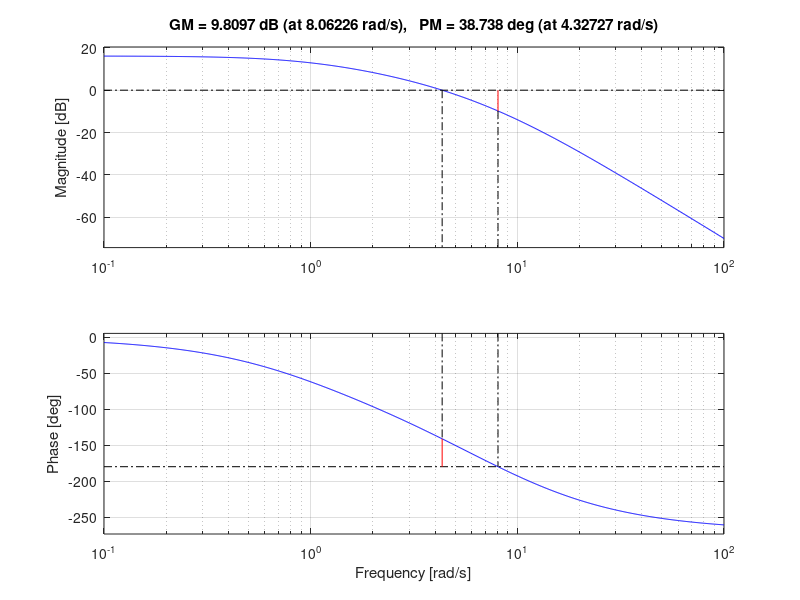

Write MATLAB code to recreate this figure. (Note: this script raises an error after producing the figure.)
clc;clear all;close all;

%Student Numbers
% 20523043 Pavel 
% 20509464 Tyler
% 20482444 Henrietta 

Ess = 0.5; % steady state errorfor ramp 
PM = 60; % [deg] desired phase margin

% plant
s = tf('s')
P = 1/((s+1)*(s+5)*(s+10))

% system
k = 320 
G = k*P;

figure(1) 
hold on
margin(G);
[Gm,Pm,Wgm,Wpm] = margin(G)

%% looping to iteratively find alpha that converges
% to design a different controller, change the gain k and the aiming PM as
% well as the iteration loop value
for i = 1:10
    i
    phi_max = PM - Pm;
    a = ( 1 + sind(phi_max) ) / ( 1 - sind(phi_max) )
    gain = 10*log10(a);
    wc = getGainCrossover(G,gain);
    t1 = 1/(sqrt(a)*wc);
    z1 = 1/(a*t1);
%     t2 = a^2 * t1 / 0.1
    t2 = Ess*k / 50;
    z2 = a/t2;
    td= t1;
    C = k * ( (s + z1) * ( s + z2) ) / ( (s + 1/td) * s );

    G = C*P;
    [Gm,Pm,Wgm,Wpm] = margin(G);
    margin(G);
end

%% verifying that the steady state error is less than 0.5 by zooming into
% the 300s time zone and calculating error, which is around 0.17
figure(2)
hold on
sys = feedback(G,1);
% [y,t] = step(sys*1/s)
step(sys*1/s)
step(1/s)
title('Ramp Response');

figure(3)
hold on
step(sys*1/s)
step(1/s)
axis([280,281,280,281])
title('Ramp Response - Steady State Error Analysis Zoomed');

%% analysing the effect of varying k of the controller
figure(4)
hold on
C = ( (s + z1) * ( s + z2) ) / ( (s + 1/td) * s );
G = k * C*P;
[Gm,Pm,Wgm,Wpm] = margin(G);
margin(G);
k_leg = [k];
for i = 1:5
    k = k + i*100
    G = k*C*P;
    [Gm,Pm,Wgm,Wpm] = margin(G);
    margin(G);
    k_leg = [k_leg ; k];
end 
title('Effects of Varying k on Phase Margin');
legendCell = cellstr(num2str(k_leg, 'k=%-d'));
legend(legendCell);

% large PM makes system more robust
    % large PM is safety margin to noise in the system
    % stabilty
% thus increasing k decreases PM 